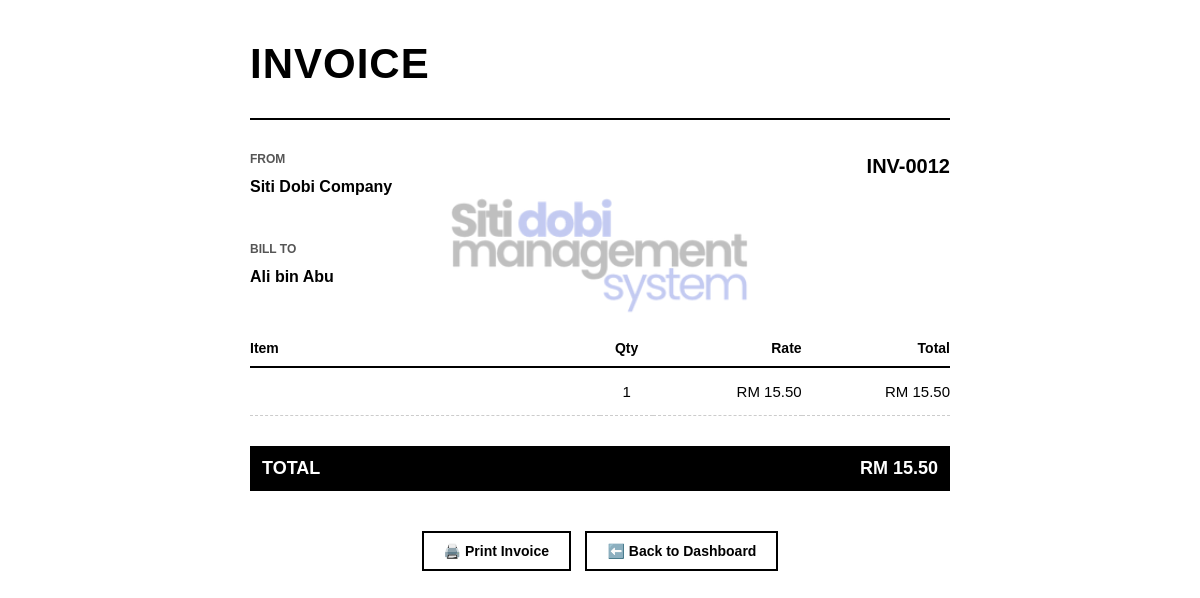
The app's page /invoice.php (signed in) with its own data.
### tables this page shows
CREATE TABLE `transaction` (
  `transaction_id` int(11) NOT NULL,
  `customer_id` int(11) NOT NULL,
  `staff_id` int(11) NOT NULL,
  `transaction_date` datetime NOT NULL DEFAULT current_timestamp(),
  `total_amount` decimal(8,2) NOT NULL CHECK (`total_amount` >= 0),
  `payment_method` enum('cash','online_transfer','ewallet','debit_card') NOT NULL DEFAULT 'cash',
  `status` enum('pending','completed','cancelled') NOT NULL DEFAULT 'pending',
  `notes` text DEFAULT NULL
);

CREATE TABLE `customer` (
  `customer_id` int(11) NOT NULL,
  `name` varchar(100) NOT NULL,
  `phone` varchar(20) NOT NULL,
  `email` varchar(100) DEFAULT NULL,
  `password_hash` varchar(255) NOT NULL,
  `registration_date` date NOT NULL DEFAULT curdate()
);

### invoice.php (the view, shortened to what this page needs)
<?php
$conn = new mysqli("localhost", "root", "", "siti_dobi_db");
$cust_id = intval($_SESSION['customer']['customer_id']);
$txn_ids = isset($_SESSION['last_transaction_ids']) ? $_SESSION['last_transaction_ids'] : [];
if (empty($txn_ids)) {
    $stmt = $conn->prepare("SELECT MAX(transaction_id) AS max_id FROM transaction WHERE customer_id = ?");
    $stmt->bind_param("i", $cust_id);
    $stmt->execute();
    $latest = $stmt->get_result()->fetch_assoc();
    if ($latest['max_id']) {
        $txn_ids = [$latest['max_id']];
    }
}
$ids_string = implode(",", array_map('intval', $txn_ids));
$sql = "SELECT t.*, c.name AS customer_name FROM transaction t
        JOIN customer c ON t.customer_id = c.customer_id
        WHERE t.transaction_id IN ($ids_string) AND t.customer_id = $cust_id
        ORDER BY t.transaction_id ASC";
$result = $conn->query($sql);
$items = [];
$total_all = 0;
$customer_name = "";
$first_txn_id = 0;
if ($result && $result->num_rows > 0) {
    while ($row = $result->fetch_assoc()) {
        if (empty($customer_name)) {
            $customer_name = $row['customer_name'];
            $first_txn_id = $row['transaction_id'];
        }
        $items[] = $row;
        $total_all += $row['total_amount'];
    }
} else {
    die("Invois tidak ditemui.");
}
?>
<!DOCTYPE html>
<html lang="ms">
<head>
</head>
<body>
<div class="invoice-container">
    <div class="title">INVOICE</div>
    <hr>
    <div class="info-section">
        <div class="info-block">
            <h4>From</h4>
            <p>Siti Dobi Company</p>
        </div>
        <div class="info-block" style="text-align: right;">
            <span class="inv-number">INV-00<?php echo $first_txn_id; ?></span>
        </div>
    </div>
    <div class="info-section">
        <div class="info-block">
            <h4>Bill To</h4>
            <p><?php echo htmlspecialchars($customer_name); ?></p>
        </div>
    </div>
    <table class="item-table">
        <thead>
            <tr>
                <th style="width: 50%;">Item</th>
                <th style="text-align: center;">Qty</th>
                <th style="text-align: right;">Rate</th>
                <th style="text-align: right;">Total</th>
            </tr>
        </thead>
        <tbody>
            <?php foreach ($items as $item): ?>
            <tr>
                <td><?php echo htmlspecialchars($item['notes']); ?></td>
                <td style="text-align: center;">1</td>
                <td style="text-align: right;">RM <?php echo number_format($item['total_amount'], 2); ?></td>
                <td style="text-align: right;">RM <?php echo number_format($item['total_amount'], 2); ?></td>
            </tr>
            <?php endforeach; ?>
        </tbody>
    </table>
    <div class="total-row">
        <span>TOTAL</span>
        <span>RM <?php echo number_format($total_all, 2); ?></span>
    </div>
    <div class="btn-group">
        <button onclick="window.print()" class="btn">🖨️ Print Invoice</button>
        <a href="customer_dashboard.php" class="btn">⬅️ Back to Dashboard</a>
    </div>
</div>
</body>
</html>

### invoice.php (style rules this page uses)
body { font-family: Arial, sans-serif; margin: 0; padding: 40px; background-color: #ffffff; color: #000000; position: relative; }
.invoice-container::before { content: ""; position: absolute; top: 40%; left: 50%; transform: translate(-50%, -50%); width: 350px; height: 200px; background-image: url('siti dobi.png'); background-size: contain; background-position: center; background-repeat: no-repeat; opacity: 0.25; z-index: -1; pointer-events: none; }
.invoice-container { max-width: 700px; margin: 0 auto; position: relative; }
.title { font-size: 42px; font-weight: bold; letter-spacing: 1px; margin: 0 0 30px 0; }
hr { border: none; border-top: 2px solid #000000; margin-bottom: 30px; }
.info-section { display: flex; justify-content: space-between; margin-bottom: 40px; font-size: 14px; line-height: 1.6; }
.info-block h4 { margin: 0 0 5px 0; text-transform: uppercase; color: #555555; font-size: 12px; }
.info-block p { margin: 0; font-weight: bold; font-size: 16px; }
.inv-number { font-size: 20px; font-weight: bold; }
.item-table { width: 100%; border-collapse: collapse; margin-bottom: 30px; }
.item-table th { border-bottom: 2px solid #000000; padding: 10px 0; text-align: left; font-size: 14px; }
.item-table td { border-bottom: 1px dashed #cccccc; padding: 15px 0; font-size: 15px; }
.total-row { background-color: #000000; color: #ffffff; padding: 12px; display: flex; justify-content: space-between; font-weight: bold; font-size: 18px; margin-top: 20px; }
.btn-group { margin-top: 40px; text-align: center; }
.btn { background: #ffffff; color: #000000; border: 2px solid #000000; padding: 10px 20px; font-weight: bold; cursor: pointer; text-decoration: none; font-size: 14px; margin: 0 5px; display: inline-block; }

### records on screen
transaction: transaction_id "12", customer.name "Ali bin Abu", total_amount "15.50"

### other values on screen
$total_all "15.50"
